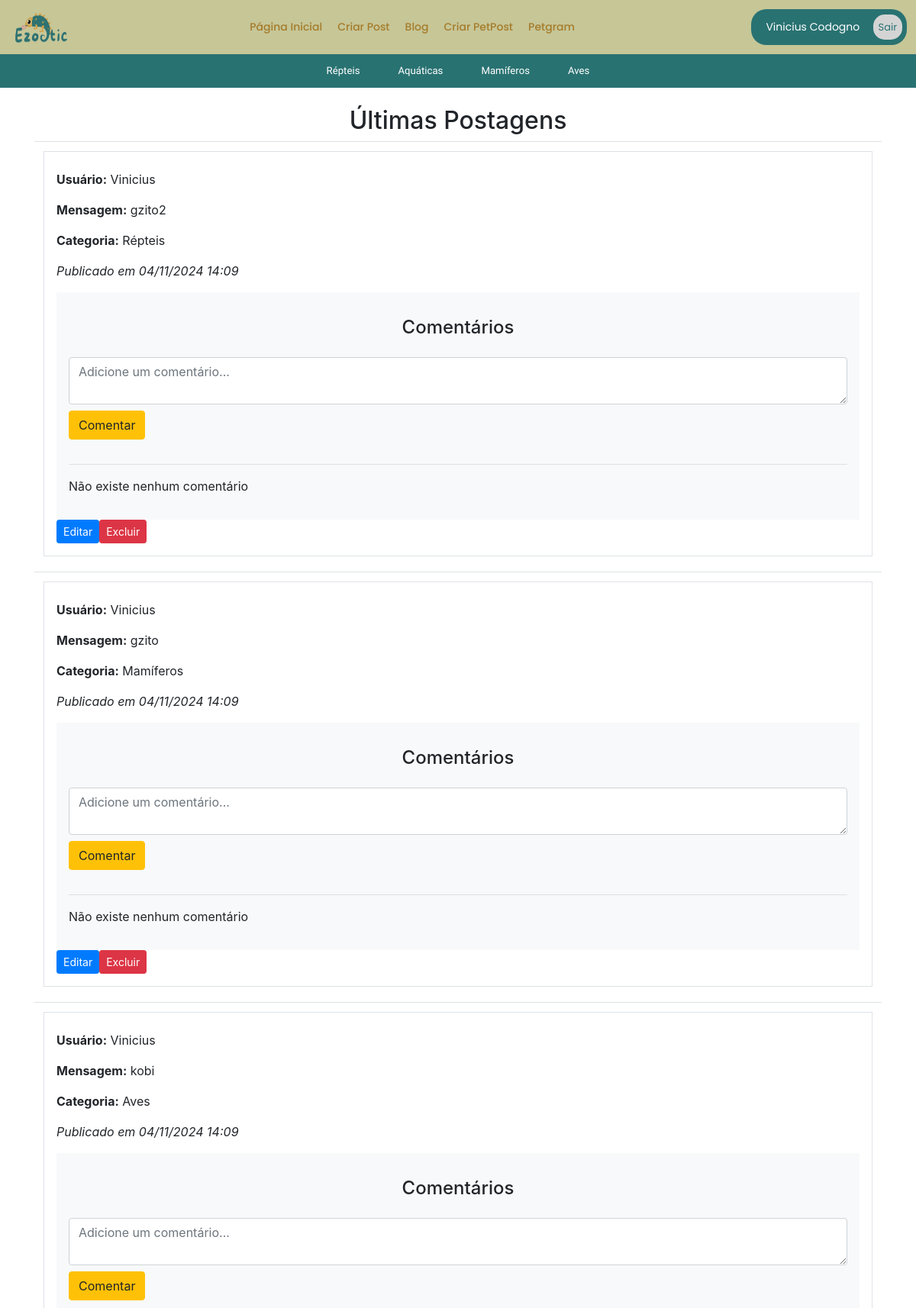
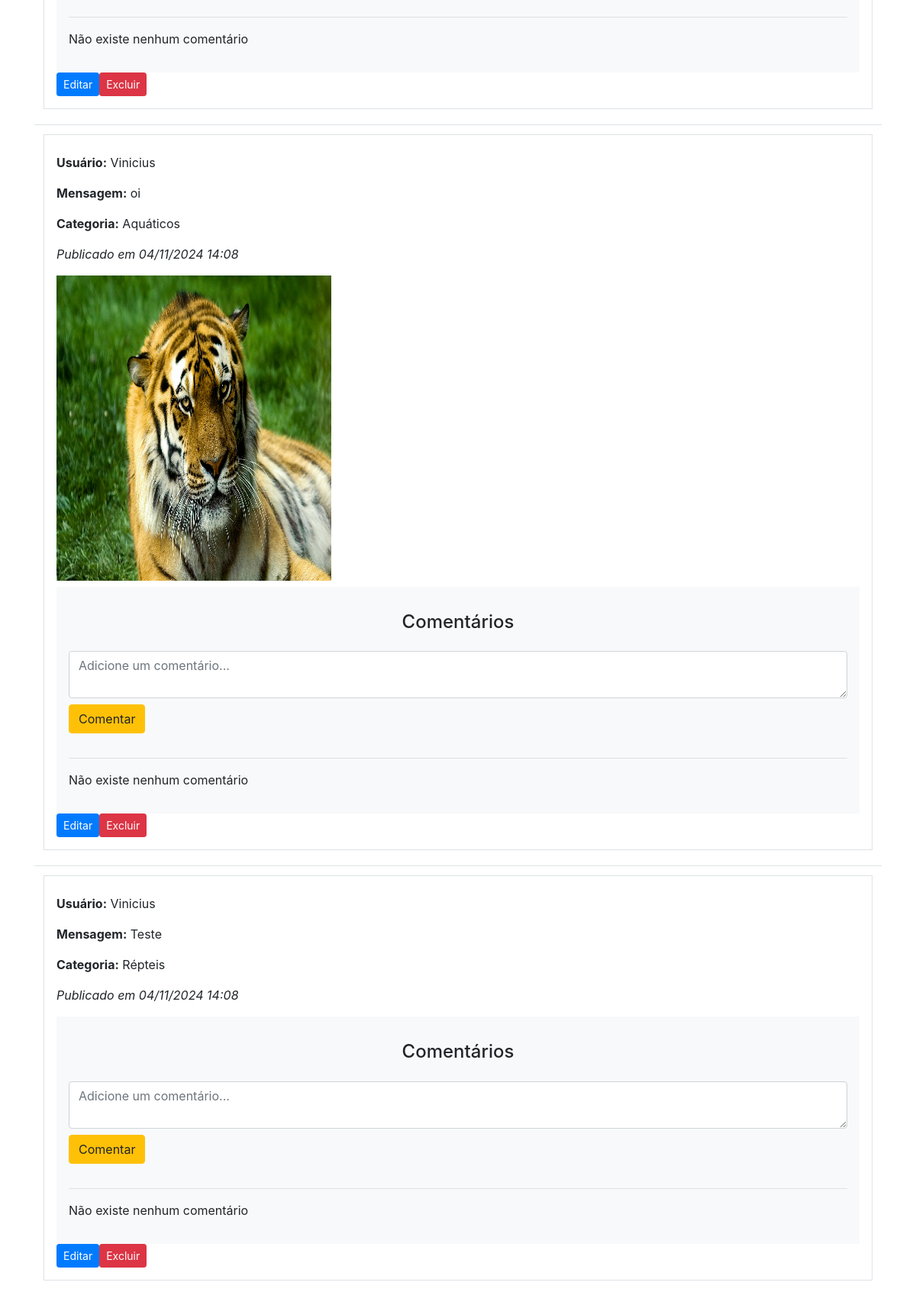
Before: /post/lista/ (signed in) with the older database file (2 pictures, top to bottom).
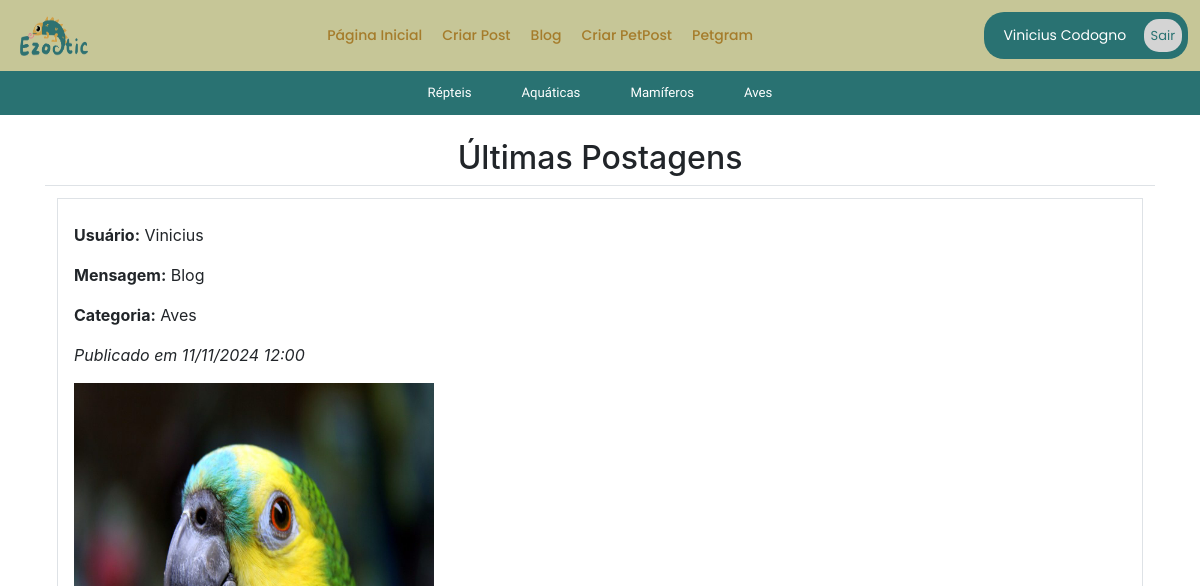
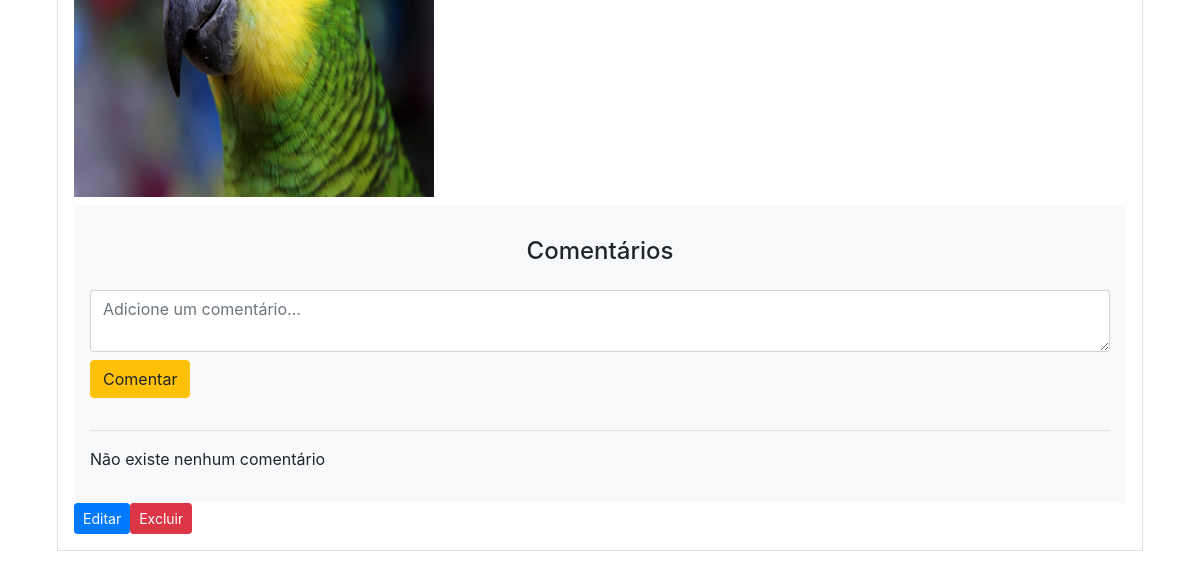
After: the same page with the newer database file (2 pictures, top to bottom).
### app/models.py (models this page shows, shortened)
class User(db.Model, UserMixin):
    id = db.Column(db.Integer, primary_key=True)
    nome = db.Column(db.String, nullable=True)
    sobrenome = db.Column(db.String, nullable=True)
    email = db.Column(db.String, nullable=True)
    senha = db.Column(db.String, nullable=True)
    posts = db.relationship('Post', backref='user', lazy=True)
    petgrams = db.relationship('Petgram', backref='user', lazy=True)
    comentarios_petgram = db.relationship('ComentarioPetgram', backref='user', lazy=True)

class Post(db.Model):
    id = db.Column(db.Integer, primary_key=True)
    mensagem = db.Column(db.String, nullable=True)
    user_id = db.Column(db.Integer, db.ForeignKey('user.id'), nullable=True)
    imagem = db.Column(db.String, nullable=True)
    categoria = db.Column(db.String(50), nullable=True)
    data_criacao = db.Column(db.DateTime, default=datetime.utcnow)

### app/views.py (the view)
@app.route('/post/lista/', methods=['GET', 'POST'])
def postLista():
    posts = Post.query.order_by(Post.data_criacao.desc()).limit(5).all()
    return render_template('blog/blog.html', posts=posts)

### app/models.py (called while the page is built)
@login_manager.user_loader
def load_user(user_id):
    return User.query.get(user_id)

### app/templates/blog/blog.html (shortened to what this page needs)
{% extends 'base.html' %}
{% block content %}
{% include 'nave/nave.html' %}
{% include 'nave/nave_blog.html' %}
<div class="container">
    <div class="row mt-4">
        <h2 class="w-100 text-center">Últimas Postagens</h2>
        <div class="col-12">
            <table class="table">
                <tbody>
                    {% for linha in posts %}
                    <tr>
                        <td colspan="4">
                            <div class="post-estrutura d-flex flex-column border p-3 mb-2 rounded-3">
                                <p><strong>Usuário:</strong> {{ linha.user.nome }}</p>
                                <p><strong>Mensagem:</strong> {{ linha.mensagem }}</p>
                                <p><strong>Categoria:</strong> {{ linha.categoria }}</p>
                                <p><em>Publicado em
                                    {% if linha.data_criacao %}
                                        {{ linha.data_criacao.strftime('%d/%m/%Y %H:%M') }}
                                    {% else %}
                                        Data não disponível
                                    {% endif %}
                                </em></p>                                {% if linha.imagem %}
                                <img style="width: 30vw; height: 50vh;" src="{{ url_for('static', filename='uploads/' ~ linha.imagem) }}" alt="Imagem do Post" class="img-fluid mb-2">
                                {% endif %}
                                <div class="bg-light p-3 rounded-3">
                                    <h4 class="text-center mt-3 mb-4">Comentários</h4>
                                    <form action="{{ url_for('comentar_post', post_id=linha.id) }}" method="POST" class="mt-2">
                                        <div class="form-group">
                                            <textarea name="conteudo" class="form-control" placeholder="Adicione um comentário..." required></textarea>
                                            <button type="submit" class="btn btn-warning mt-2 mb-3">Comentar</button>
                                        </div>
                                        <hr>
                                    </form>
                                    <div>
                                        {% if linha.comentarios|length == 0 %}
                                            <p>Não existe nenhum comentário</p>
                                        {% endif %}
                                    </div>
                                </div>
                                {% if linha.user.id == current_user.id %}
                                    <div class="d-flex">
                                        <a href="{{ url_for('editar_post', post_id=linha.id) }}" class="btn btn-primary btn-sm me-2">Editar</a>
                                        <form action="{{ url_for('excluir_post', post_id=linha.id) }}" method="POST" style="display:inline;">
                                            <button type="submit" class="btn btn-danger btn-sm">Excluir</button>
                                        </form>
                                    </div>
                                {% endif %}
                            </div>
                        </td>
                    </tr>
                    {% endfor %}
                </tbody>
            </table>
        </div>
    </div>
</div>
{% endblock %}

### app/templates/base.html (shortened to what this page needs)
<!DOCTYPE html>
<html lang="en">
<head>
    <link href="https://stackpath.bootstrapcdn.com/bootstrap/4.5.2/css/bootstrap.min.css" rel="stylesheet">
</head>
<body>
    {% block content %}{% endblock %}
</body>
</html>

### app/templates/nave/nave.html (shortened to what this page needs)
{% if current_user.is_authenticated %}
    <nav class="navbar">
        <div>
            <img class="logotipo" src="static/images/Ezootic-Logo.png" alt="Logotipo">
        </div>
        <div class="navbar-links">
            <a href="/">Página Inicial</a>
            <a href="{{ url_for('postNovo') }}">Criar Post</a>
            <a href="{{ url_for('postLista') }}">Blog</a>
            <a href="{{ url_for('petgramNovo') }}">Criar PetPost</a>
            <a href="{{ url_for('petgramLista') }}">Petgram</a>
        </div>
        <div class="login-options">
            <span class="options-name btn bnt-primary" style="color: white;">{{current_user.nome}} {{current_user.sobrenome}}</span>
            <a href="{{url_for('logout')}}">Sair</a>
        </div>
    </nav>
{% endif %}

### app/templates/nave/nave_blog.html (shortened to what this page needs)
{% if current_user.is_authenticated %}
    <nav class="navbar-blog">
        <div class="navbarB-links">
            <a href="{{ url_for('repteis') }}">Répteis</a>
            <a href="{{ url_for('aquaticos') }}">Aquáticas</a>
            <a href="{{ url_for('mamiferos') }}">Mamíferos</a>
            <a href="{{ url_for('aves') }}">Aves</a>
        </div>
    </nav>
{% endif %}

### app/templates/nave/nave.html (style rules this page uses)
.navbar { display: flex; justify-content: space-between; align-content: center; padding: 1% 1% 1% 1%; background-color: #C6C697; }
.logotipo { width: 7vw; height: 5vh; }
.navbar-links { display: flex; gap: 20px; }
.navbar-links a { text-decoration: none; color: #a57c2b; font-family: "Poppins", sans-serif; font-weight: 500; font-size: 14px; transition: color 0.3s; }
.login-options { border-radius: 20px; padding: 6px 6px 6px 6px; background-color: #297272; font-family: "Poppins", sans-serif; }
.login-options a { padding: 7px; margin: 5px 0px 5px 0px; border-radius: 15px; font-weight: 400; font-size: 13px; text-decoration: none; background-color: rgb(212, 212, 212); color: #297272; }
.options-name { font-weight: 400; font-size: 14px; }

### app/templates/nave/nave_blog.html (style rules this page uses)
.navbar-blog { background-color: #297272; }
.navbarB-links { display: flex; gap: 50px; justify-content: center; padding: 1% 1% 1% 1%; }
.navbarB-links a { color: #ffffff; text-decoration: none; font-family: 'Kavoon', sans-serif; font-size: 1.1vw; }

Changed rows visible on the page:
removed Post: user.nome "Vinicius", mensagem "gzito2", categoria "Répteis", data_criacao "04/11/2024 14:09"
removed Post: user.nome "Vinicius", mensagem "gzito", categoria "Mamíferos", data_criacao "04/11/2024 14:09"
removed Post: user.nome "Vinicius", mensagem "kobi", categoria "Aves", data_criacao "04/11/2024 14:09"
removed Post: user.nome "Vinicius", mensagem "oi", categoria "Aquáticos", data_criacao "04/11/2024 14:08", imagem (picture)
removed Post: user.nome "Vinicius", mensagem "Teste", categoria "Répteis", data_criacao "04/11/2024 14:08"
now on this page (row edited): Post: user.nome "Vinicius", mensagem "Blog", categoria "Aves", data_criacao "11/11/2024 12:00", imagem (picture)
